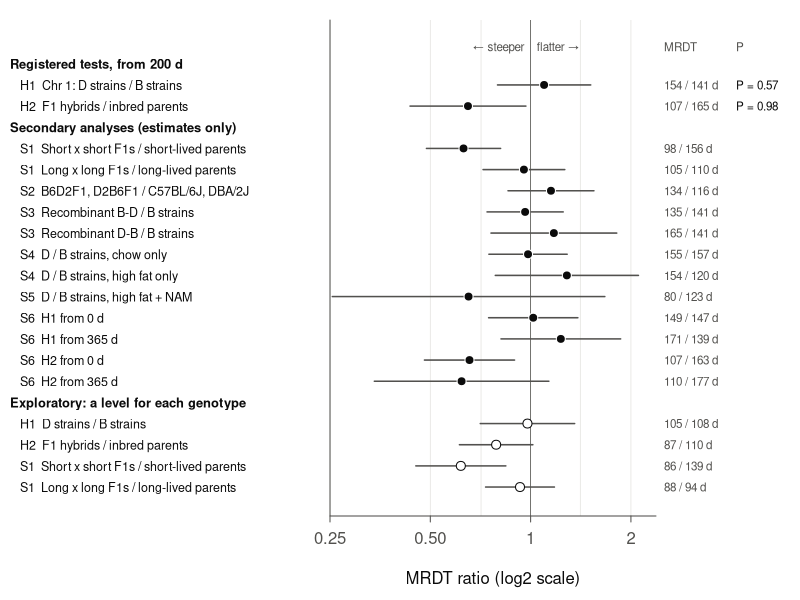
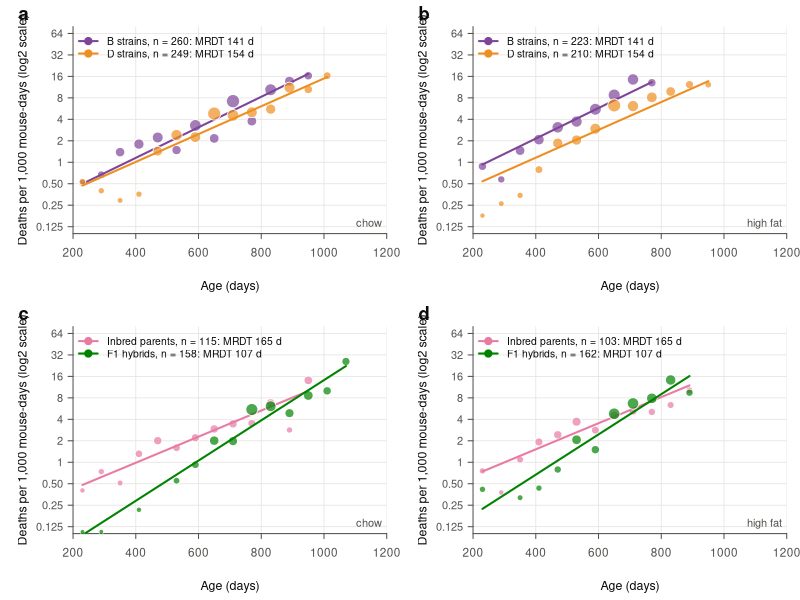

These figures' R source, in order:
#
# Figures_MRDT_Secondary.R
#
# copyright (c) 2026 - Rob Williams
#
# Figures for the pre-registered secondary tests. Run Gompertz/MRDT_Secondary.R first.
# Conventions as in Figures_MRDT_Diet.R: svglite with Arial labels as single text elements; log scales in base 2.
#
#  Fig6_MRDT_ratios.svg            MRDT ratio, with 95% CI, for every registered, secondary and exploratory comparison
#  Fig7_Hazard_by_class.svg        mortality rate by age (60-day bins) with the fitted lines: (a, b) Chr 1 D and B strains,
#                                  (c, d) F1 hybrids and their inbred parents, on chow and on high fat
#

library(svglite)

ink <- "#0b0b0b"; ink2 <- "#52514e"; grid.col <- "#e4e3df"
# Haplotype colors follow Arends et al. 2026 (Fig. 2f): B ("black") dark purple, D ("dilute") orange. Their tan D
# (Fig. 3f) is too close to our chow brown. F1 hybrids green, inbred parents pink. The four pass the color-vision
# checks as a set; orange and pink fall below 3:1 contrast, so every series is named in its key.
col.class <- c(B = "#7d4598", D = "#ed8f22", Parents = "#e87ba4", F1 = "#008300")
fontfile <- function(bold, italic) {
  f <- systemfonts::match_font("Arial", italic = italic, bold = bold)$path
  if (!grepl("arial", f, ignore.case = TRUE)) f <- systemfonts::match_font("Liberation Sans", italic = italic, bold = bold)$path
  return(list(alias = "Arial", file = f))
}
arial <- list(sans = list(plain = fontfile(FALSE, FALSE), bold = fontfile(TRUE, FALSE),
                          italic = fontfile(FALSE, TRUE), bolditalic = fontfile(TRUE, TRUE)))
openSVG <- function(file, width = 7, height = 5) {
  svglite(file, width = width, height = height, user_fonts = arial, fix_text_size = FALSE)
  par(family = "sans", col = ink, col.axis = ink2, col.lab = ink, fg = ink2, las = 1, mgp = c(2.6, 0.6, 0), tcl = -0.3)
}

tests <- read.delim("output/MRDT_secondary_tests.txt")
expl <- read.delim("output/MRDT_exploratory_pergenotype.txt")
levels.out <- read.delim("output/MRDT_secondary_levels.txt")
binned <- read.delim("output/MRDT_secondary_binned_60d.txt")
row.of <- function(name, from = 200) tests[tests[, "test"] == name & tests[, "from"] == from, ]

### Figure 5: MRDT ratios
rows <- list(
  list("Registered tests, from 200 d", NULL),
  list("H1  Chr 1: D strains / B strains", row.of("H1 Chr1 D vs B")),
  list("H2  F1 hybrids / inbred parents", row.of("H2 F1 vs parents")),
  list("Secondary analyses (estimates only)", NULL),
  list("S1  Short x short F1s / short-lived parents", row.of("S1 short F1 vs short parents")),
  list("S1  Long x long F1s / long-lived parents", row.of("S1 long F1 vs long parents")),
  list("S2  B6D2F1, D2B6F1 / C57BL/6J, DBA/2J", row.of("S2 B6D2 F1s vs B6 and D2")),
  list("S3  Recombinant B-D / B strains", row.of("S3 recombinant B-D vs B")),
  list("S3  Recombinant D-B / B strains", row.of("S3 recombinant D-B vs B")),
  list("S4  D / B strains, chow only", row.of("S4 Chr1 D vs B, CD only")),
  list("S4  D / B strains, high fat only", row.of("S4 Chr1 D vs B, HF only")),
  list("S5  D / B strains, high fat + NAM", row.of("S5 NAM: Chr1 D vs B")),
  list("S6  H1 from 0 d", row.of("H1 Chr1 D vs B", 0)),
  list("S6  H1 from 365 d", row.of("H1 Chr1 D vs B", 365)),
  list("S6  H2 from 0 d", row.of("H2 F1 vs parents", 0)),
  list("S6  H2 from 365 d", row.of("H2 F1 vs parents", 365)),
  list("Exploratory: a level for each genotype", NULL),
  list("H1  D strains / B strains", expl[1, ]),
  list("H2  F1 hybrids / inbred parents", expl[2, ]),
  list("S1  Short x short F1s / short-lived parents", expl[3, ]),
  list("S1  Long x long F1s / long-lived parents", expl[4, ])
)
openSVG("output/Fig6_MRDT_ratios.svg", width = 7.5, height = 7.4)
par(mar = c(4.2, 16.5, 1, 7.2))
n <- length(rows); y <- rev(seq_len(n))
xr <- c(-2, 1.25)
plot(xr, c(0.5, n + 1.2), type = "n", axes = FALSE, xaxs = "i", xlab = "MRDT ratio (log2 scale)", ylab = "")
ticks <- c(0.25, 0.5, 1, 2)
abline(v = log2(c(ticks, 0.71, 1.41)), col = grid.col, lwd = 0.75)
abline(v = 0, col = ink2, lwd = 0.75)
axis(1, at = log2(ticks), labels = c("0.25", "0.50", "1", "2"), col = NA, col.ticks = ink2)
for (i in seq_len(n)) {
  r <- rows[[i]]
  if (is.null(r[[2]])) {                                            # group heading
    mtext(r[[1]], side = 2, at = y[i], las = 1, line = 16, adj = 0, cex = 0.78, font = 2, col = ink)
    next
  }
  x <- r[[2]]
  open <- i > which(sapply(rows, function(z) grepl("^Exploratory", z[[1]])))
  mtext(r[[1]], side = 2, at = y[i], las = 1, line = 15.5, adj = 0, cex = 0.75, col = ink)
  segments(max(x[, "delta.lo"], xr[1]), y[i], min(x[, "delta.hi"], xr[2]), y[i], col = ink2, lwd = 1.5)
  points(x[, "delta"], y[i], pch = 21, bg = if (open) "white" else ink, col = if (open) ink else "white", cex = 1.2, lwd = 1)
  mtext(sprintf("%.0f / %.0f d", x[, "MRDT2"], x[, "MRDT1"]), side = 4, at = y[i], las = 1, line = 0.4, cex = 0.7, col = ink2)
  if (i %in% 2:3) mtext(sprintf("P = %.2g", x[, "p"]), side = 4, at = y[i], las = 1, line = 4, cex = 0.7, col = ink)
}
mtext("MRDT", side = 4, at = n + 0.8, las = 1, line = 0.4, cex = 0.7, col = ink2)
mtext("P", side = 4, at = n + 0.8, las = 1, line = 4, cex = 0.7, col = ink2)
text(-0.06, n + 0.8, "\u2190 steeper", adj = c(1, 0.5), cex = 0.7, col = ink2)
text(0.06, n + 0.8, "flatter \u2192", adj = c(0, 0.5), cex = 0.7, col = ink2)
box(bty = "l", col = ink2)
dev.off()

### Figure 6: hazard by class, with the fitted lines of the registered model
openSVG("output/Fig7_Hazard_by_class.svg", width = 7.5, height = 6.6)
par(mfrow = c(2, 2), mar = c(4, 4.4, 1.6, 0.8))
doublings <- 2^(-3:6)
panels <- list(c("H1", "CD", "a"), c("H1", "HF", "b"), c("H2", "CD", "c"), c("H2", "HF", "d"))
names.test <- c(H1 = "H1 Chr1 D vs B", H2 = "H2 F1 vs parents")
lab.class <- c(B = "B strains", D = "D strains", Parents = "Inbred parents", F1 = "F1 hybrids")
lab.diet <- c(CD = "chow", HF = "high fat")
for (p in panels) {
  tst <- p[1]; diet <- p[2]
  x <- tests[tests[, "test"] == names.test[tst] & tests[, "from"] == 200, ]
  cls <- c(x[, "class1"], x[, "class2"]); mrdt <- c(x[, "MRDT1"], x[, "MRDT2"])
  plot(c(200, 1200), c(0.1, 80), type = "n", log = "y", xaxs = "i", yaxs = "i", axes = FALSE,
       xlab = "Age (days)", ylab = "Deaths per 1,000 mouse-days (log2 scale)", cex.lab = 0.9)
  abline(h = doublings, v = seq(400, 1200, 200), col = grid.col, lwd = 0.75)
  axis(1, at = seq(200, 1200, 200), col = NA, col.ticks = ink2, cex.axis = 0.85)
  axis(2, at = doublings, labels = c("0.125", "0.25", "0.50", 2^(0:6)), col = NA, col.ticks = ink2, cex.axis = 0.8)
  box(bty = "l", col = ink2)
  leg <- c()
  for (j in 1:2) {
    bn <- binned[binned[, "test"] == tst & binned[, "class"] == cls[j] & binned[, "diet"] == diet &
                 binned[, "deaths"] > 0 & binned[, "atrisk"] >= 10, ]
    points(bn[, "mid"], 1000 * bn[, "rate"], pch = 21, bg = paste0(col.class[cls[j]], "B3"), col = "white", lwd = 0.8,
           cex = 0.5 + 0.25 * sqrt(bn[, "deaths"]))
    h600 <- levels.out[levels.out[, "test"] == names.test[tst] & levels.out[, "from"] == 200 &
                       levels.out[, "class"] == cls[j] & levels.out[, "cell"] == diet, ]
    t <- seq(min(bn[, "mid"]), max(bn[, "mid"]), 5)
    lines(t, h600[, "h600.per1000"] * 2^((t - 600) / mrdt[j]), col = col.class[cls[j]], lwd = 2)
    leg <- c(leg, sprintf("%s, n = %d: MRDT %.0f d", lab.class[cls[j]], h600[, "n"], mrdt[j]))
  }
  legend("topleft", legend = leg, col = col.class[cls], lwd = 2, pch = 21, pt.bg = col.class[cls], pt.cex = 1, bty = "n",
         text.col = ink, cex = 0.75, inset = c(0.01, 0.01))
  text(1185, 0.125, lab.diet[diet], adj = c(1, 0), cex = 0.8, col = ink2)
  mtext(p[3], side = 3, line = 0.2, adj = -0.18, font = 2, cex = 1.1, col = ink)
}
dev.off()
